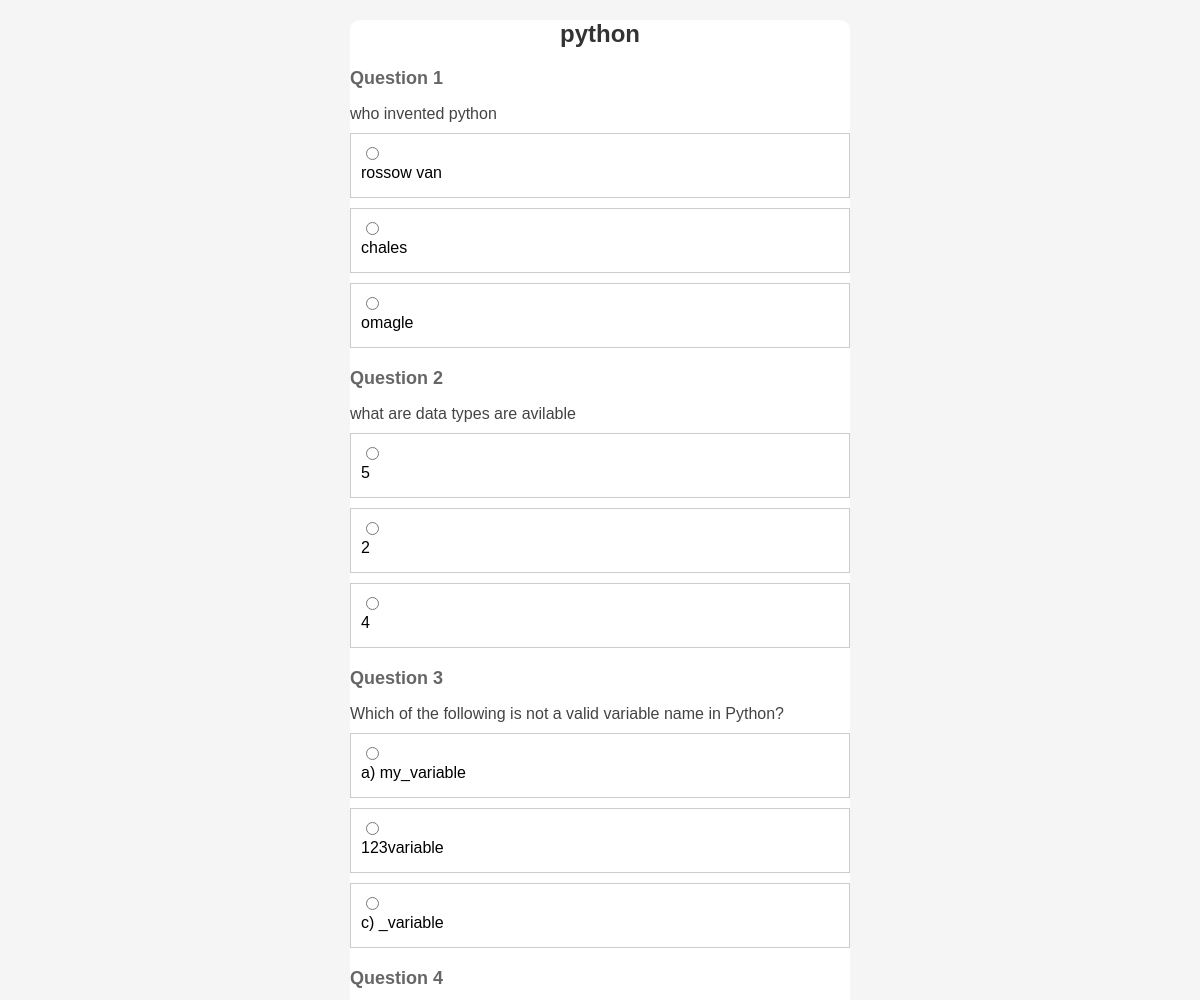
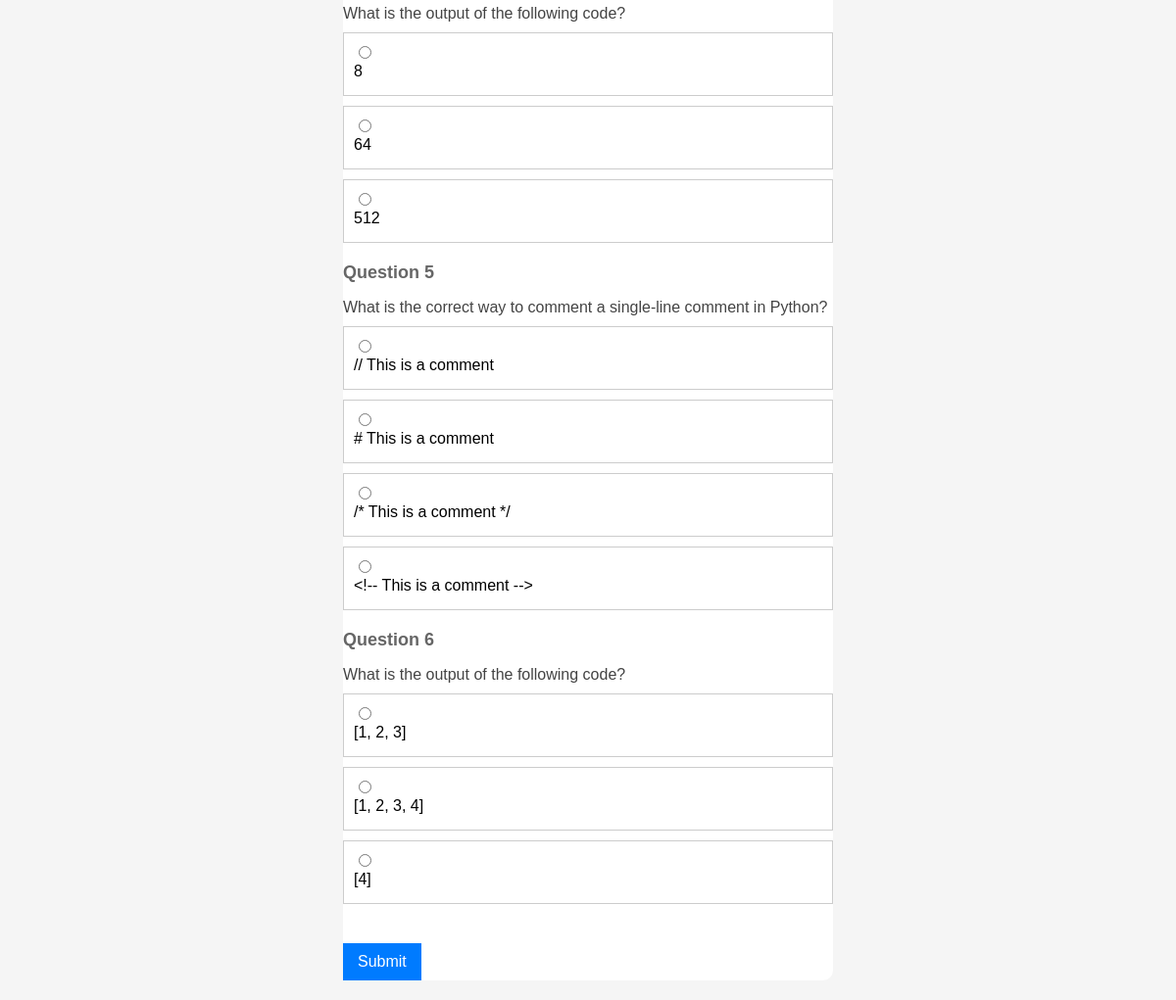
/1/, run on the app's committed database (2 pictures, top to bottom).
### quizapp/models.py (models this page shows, shortened)
class Quiz(models.Model):
    title = models.CharField(max_length=255)

class Question(models.Model):
    quiz = models.ForeignKey(Quiz, on_delete=models.CASCADE)
    text = models.CharField(max_length=255)

class Answer(models.Model):
    question = models.ForeignKey(Question, on_delete=models.CASCADE)
    text = models.CharField(max_length=255)
    is_correct = models.BooleanField(default=False)

### quizapp/views.py (the view)
# urls.py: path('<int:quiz_id>/', views.quiz_detail, name='quiz_detail'),
def quiz_detail(request, quiz_id):
    quiz = get_object_or_404(Quiz, id=quiz_id)
    questions = quiz.question_set.all()
    context = {'quiz': quiz, 'questions': questions}
    return render(request, 'quiz/quiz_detail.html', context)

### quizapp/templates/quiz/quiz_detail.html (shortened to what this page needs)
<!DOCTYPE html>
<html>
<head>
</head>
<body>
  <div class="quiz-container">
    <h1>{{ quiz.title }}</h1>
    {% if questions %}
      <form method="POST" action="{% url 'submit_answer' quiz.id %}">
        {% for question in questions %}
          <div class="question">
            <h2>Question {{ forloop.counter }}</h2>
            <p>{{ question.text }}</p>
            {% for answer in question.answer_set.all %}
              <div class="answer">
                <input type="radio" name="answer_{{ question.id }}" value="{{ answer.id }}">
                <label>{{ answer.text }}</label>
              </div>
            {% endfor %}
          </div>
        {% endfor %}
        <button type="submit" class="submit-button">Submit</button>
      </form>
    {% else %}
      <p>No questions found for this quiz.</p>
    {% endif %}
  </div>
</body>
</html>

### quizapp/templates/quiz/quiz_detail.html (style rules this page uses)
body { font-family: Arial, sans-serif; margin: 20px; background-color: #f5f5f5; }
h1 { color: #333; font-size: 24px; margin-bottom: 20px; text-align: center; }
h2 { color: #666; font-size: 18px; margin-bottom: 10px; }
p { color: #444; margin-bottom: 10px; }
label { display: block; margin-bottom: 5px; }
input[type="radio"] { margin-right: 5px; }
button[type="submit"] { background-color: #007bff; color: #fff; border: none; padding: 10px 15px; font-size: 16px; cursor: pointer; }
.quiz-container { width: 500px; margin: 0 auto; background-color: #ffffff; border-radius: 10px; }
.question { margin-bottom: 20px; }
.answer { margin-bottom: 10px; border: 1px solid #ccc; padding: 10px; }
.answer input[type="radio"] { margin-bottom: 0; }
.answer label { font-size: 16px; }
.submit-button { margin-top: 20px; background-color: #007bff; color: #fff; border: none; padding: 10px 15px; font-size: 16px; cursor: pointer; }

### data on the page
Quiz: title "python"
Question: text "who invented python"
Answer: text "rossow van"
Answer: text "chales"
Answer: text "omagle"
Question: text "what are data types are avilable"
Answer: text "5"
Answer: text "2"
Answer: text "4"
Question: text "Which of the following is not a valid variable name in Python?"
Answer: text "a) my_variable"
Answer: text "123variable"
Answer: text "c) _variable"
Question: text "What is the output of the following code?"
Answer: text "8"
Answer: text "64"
Answer: text "512"
Question: text "What is the correct way to comment a single-line comment in Python?"
Answer: text "// This is a comment"
Answer: text "# This is a comment"
Answer: text "/* This is a comment */"
Answer: text "<!-- This is a comment -->"
Question: text "What is the output of the following code?"
Answer: text "[1, 2, 3]"
Answer: text "[1, 2, 3, 4]"
Answer: text "[4]"
